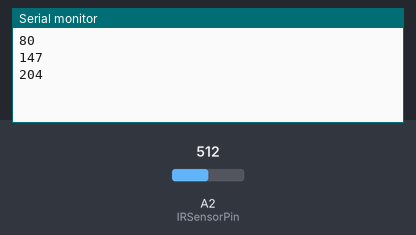
A sketch run on a simulated Arduino Uno, built with avr-gcc and run on an emulated ATmega328P. Parts: the last lines printed to the serial monitor. The inputs (shaded band) are chosen by the test bench; at power-on: A2 (IRSensorPin) = 512.

Above: at 1.2 s.
1.3 s: A2 (IRSensorPin) set to 716
At 1.46 s:
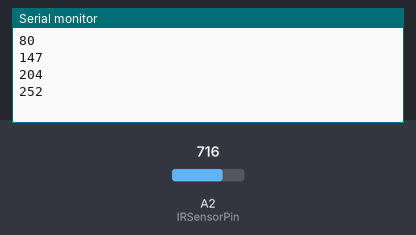
2.8 s: A2 (IRSensorPin) set to 900
At 3.06 s:
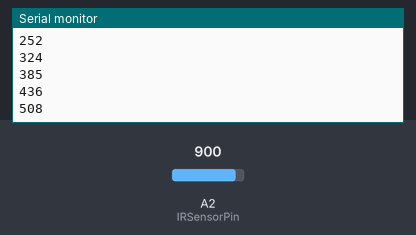
Timing chart, 0 to 5.8 s (numbered marks = the images above; inputs shaded):
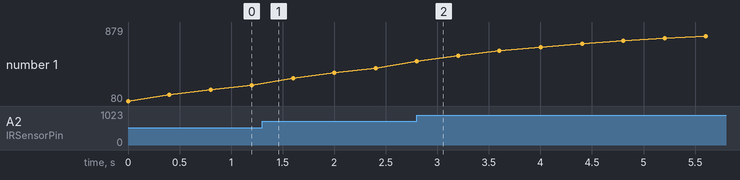

The sketch:

IRSensor.ino
```cpp
int IRSensorPin = 2; //Analog pin for the IR sensor
unsigned int dist = 0; //Set initial distance to 0


void setup()
{
   Serial.begin(9600); //Start the serial monitor
}

void loop()
{
   dist =  (64 * dist - 10 * (dist - analogRead(IRSensorPin) ))/64; //Record the distance from the pin value
   Serial.println(dist); //Display the distance
   delay(400); //delay before printing next value
}
```

Measured:
- after the input at 2.8 s, the serial monitor: prints a new line at once (image 2)
- plotted number 1: 252 → 436 after the input at 1.3 s, 436 → 879 after the input at 2.8 s
